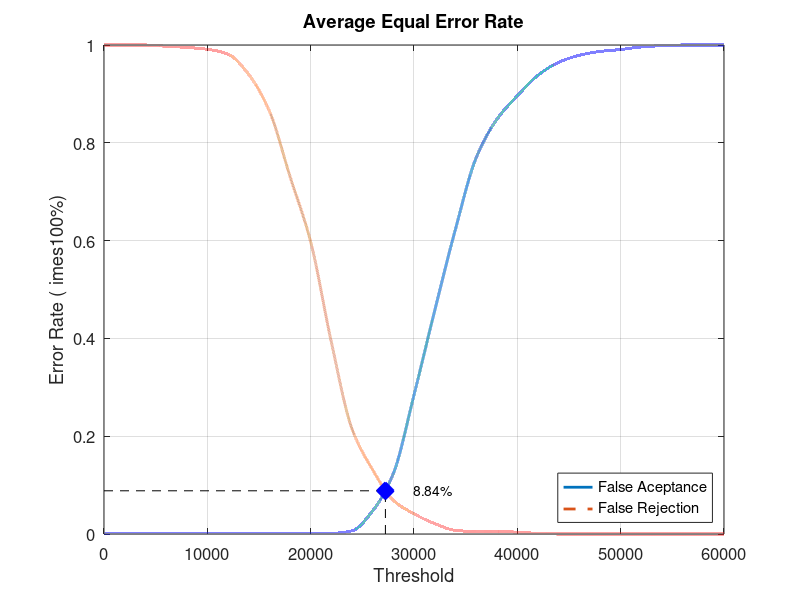
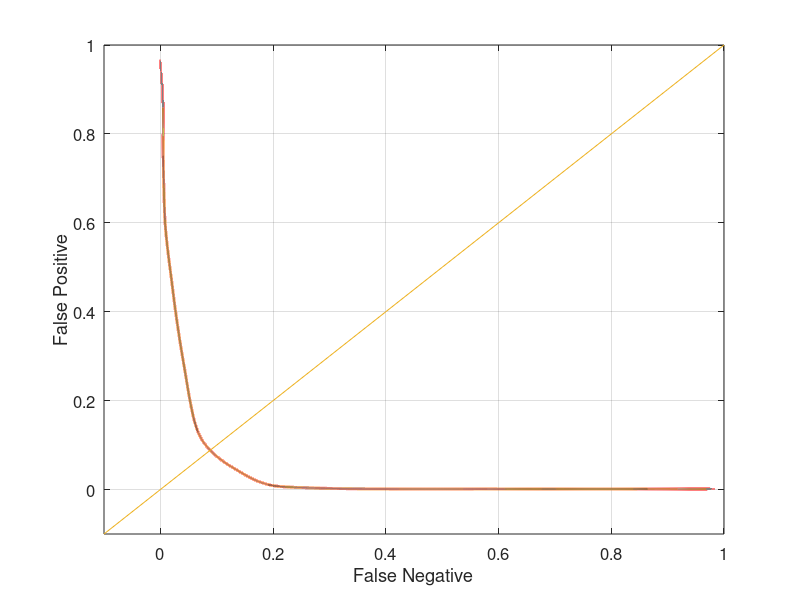

The MATLAB script that drew these images, in order:
close all;
clear;
clc;
x = 0:2000:60000;
xq = 0:0.5:60000;

y0 = [0 0.00131579 0.00131579 0.00131579 0.00131579 0.00131579 0.00131579 0.00131579 0.00131579 0.00131579 0.00131579 0.00131579 0.00657895 0.0473684 0.123684 0.284211 0.456579 0.622368 0.768421 0.847368 0.896053 0.938158 0.964474 0.978947 0.986842 0.99079 0.996053 0.998684 1 1 1]
yy0 = interp1(x, y0, xq, 'pchip');
y1 = [1 1 1 0.9975 0.995 0.99125 0.98125 0.94 0.865 0.73125 0.5975 0.3925 0.215 0.13125 0.06875 0.04125 0.02125 0.0075 0.005 0.005 0.00375 0.00125 0 0 0 0 0 0 0 0 0]
yy1 = interp1(x, y1, xq, 'pchip');

% Calculating EER: 
y2 = abs(y0 - y1);
find(y2 == min(y2))
yy2 = abs(yy0 - yy1);
xEER = find(yy2 == min(yy2));
xEERIndex = xq(xEER) % X-axis EER
yEER = yy0(xEER) % Y-axis EER

main = figure
plot(xq, yy0,'-','LineWidth', 2);	hold on
plot(xq, yy1,'--','LineWidth', 2);	hold on
plot([xEERIndex xEERIndex], [0 yEER], 'k--');	hold on
plot([0 xEERIndex], [yEER yEER], 'k--');	hold on
plot(xEERIndex, yEER, 'bx', 'LineWidth', 10);	hold on
text(xEERIndex + 10 * xEERIndex / 100, yEER, [num2str(round((10000 * yEER)) / 100) '%'])
legend('False Aceptance', 'False Rejection', 'Location', 'SouthEast')
xlabel('Threshold')
ylabel('Error Rate (	imes100%)')
title('Average Equal Error Rate')
set(gca, 'FontSize', 12)
axis([0 60000 0 1])
grid on

print(main, 'Experiment3AverageMain', '-dpng');
FNRxFPR = figure('Color', [1 1 1]);
plot(yy1, yy0, '-', yy1, yy0, 'LineWidth', 2);
hold on
y = -0.1:0.1:1
plot(y, y); 
set(gca, 'FontSize', 12)
xlabel('False Negative')
ylabel('False Positive')
axis([-0.1 1 -0.1 1])
set(gca, 'FontSize', 12)
grid on

print(FNRxFPR, 'Experiment3AverageFNRxFPR','-dpng');
